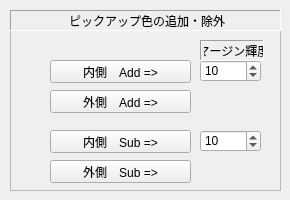
   <widget class="QWidget" name="tab_2" >
    <attribute name="title" >
     <string>ピクセル抽出色</string>
    </attribute>
    <widget class="QFrame" name="framePicked" >
     <property name="geometry" >
      <rect>
       <x>10</x>
       <y>10</y>
       <width>271</width>
       <height>181</height>
      </rect>
     </property>
     <property name="frameShape" >
      <enum>QFrame::StyledPanel</enum>
     </property>
     <property name="frameShadow" >
      <enum>QFrame::Sunken</enum>
     </property>
     <widget class="QLabel" name="label_36" >
      <property name="geometry" >
       <rect>
        <x>0</x>
        <y>0</y>
        <width>271</width>
        <height>21</height>
       </rect>
      </property>
      <property name="frameShape" >
       <enum>QFrame::Panel</enum>
      </property>
      <property name="frameShadow" >
       <enum>QFrame::Sunken</enum>
      </property>
      <property name="text" >
       <string>ピックアップ色の追加・除外</string>
      </property>
      <property name="alignment" >
       <set>Qt::AlignCenter|Qt::AlignHCenter|Qt::AlignLeading|Qt::AlignLeft|Qt::AlignVCenter</set>
      </property>
     </widget>
     <widget class="QPushButton" name="pushButtonSubPickupColorInside" >
      <property name="geometry" >
       <rect>
        <x>40</x>
        <y>120</y>
        <width>141</width>
        <height>23</height>
       </rect>
      </property>
      <property name="text" >
       <string>内側　Sub =></string>
      </property>
     </widget>
     <widget class="QPushButton" name="pushButtonAddPickupColorInside" >
      <property name="geometry" >
       <rect>
        <x>40</x>
        <y>50</y>
        <width>141</width>
        <height>23</height>
       </rect>
      </property>
      <property name="text" >
       <string>内側　Add =></string>
      </property>
     </widget>
     <widget class="QSpinBox" name="spinBoxMerginAddPickupColor" >
      <property name="geometry" >
       <rect>
        <x>190</x>
        <y>50</y>
        <width>61</width>
        <height>22</height>
       </rect>
      </property>
      <property name="value" >
       <number>10</number>
      </property>
     </widget>
     <widget class="QSpinBox" name="spinBoxMerginSubPickupColor" >
      <property name="geometry" >
       <rect>
        <x>190</x>
        <y>120</y>
        <width>61</width>
        <height>22</height>
       </rect>
      </property>
      <property name="value" >
       <number>10</number>
      </property>
     </widget>
     <widget class="QLabel" name="label_37" >
      <property name="geometry" >
       <rect>
        <x>190</x>
        <y>30</y>
        <width>64</width>
        <height>21</height>
       </rect>
      </property>
      <property name="frameShape" >
       <enum>QFrame::Panel</enum>
      </property>
      <property name="frameShadow" >
       <enum>QFrame::Sunken</enum>
      </property>
      <property name="text" >
       <string>マージン輝度</string>
      </property>
      <property name="alignment" >
       <set>Qt::AlignCenter|Qt::AlignHCenter|Qt::AlignLeading|Qt::AlignLeft|Qt::AlignVCenter</set>
      </property>
     </widget>
     <widget class="QFrame" name="framePickupColor" >
      <property name="geometry" >
       <rect>
        <x>10</x>
        <y>30</y>
        <width>21</width>
        <height>141</height>
       </rect>
      </property>
      <property name="frameShape" >
       <enum>QFrame::NoFrame</enum>
      </property>
      <property name="frameShadow" >
       <enum>QFrame::Plain</enum>
      </property>
     </widget>
     <widget class="QPushButton" name="pushButtonSubPickupColorOutside" >
      <property name="geometry" >
       <rect>
        <x>40</x>
        <y>150</y>
        <width>141</width>
        <height>23</height>
       </rect>
      </property>
      <property name="text" >
       <string>外側　Sub =></string>
      </property>
     </widget>
     <widget class="QPushButton" name="pushButtonAddPickupColorOutside" >
      <property name="geometry" >
       <rect>
        <x>40</x>
        <y>80</y>
        <width>141</width>
        <height>23</height>
       </rect>
      </property>
      <property name="text" >
       <string>外側　Add =></string>
      </property>
     </widget>
    </widget>
   </widget>
